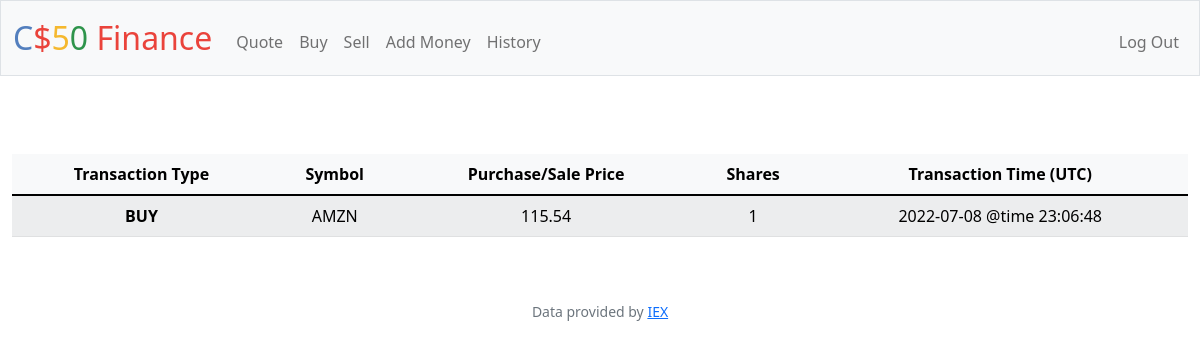
Page /history (signed in) on the earlier database version.
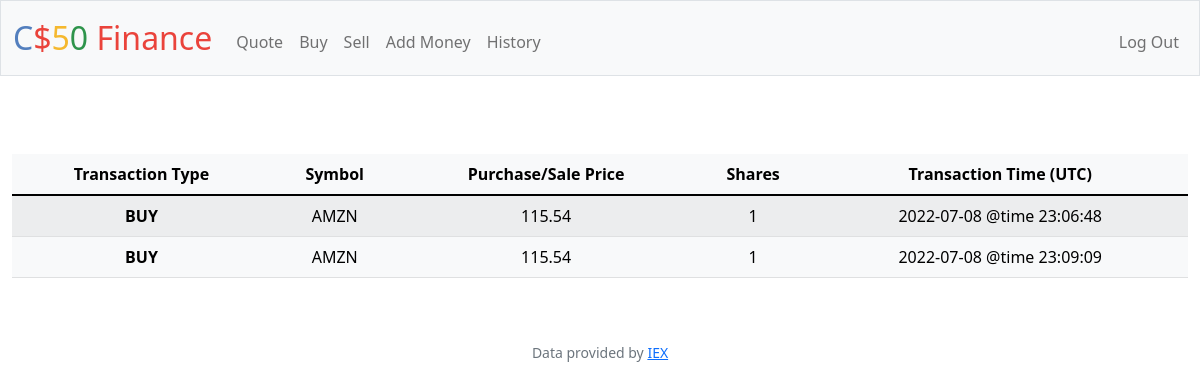
Same page on the later database version.
### tables this page shows
CREATE TABLE orders (user_id, symbol, shares, price, timestamp);

### app.py (the view)
@app.route("/history")
@login_required
def history():
    rows = db.execute("SELECT symbol, shares, price, timestamp FROM orders WHERE user_id = ?", session["user_id"])
    if not rows:
        return apology("You have no transactions recorded")
    return render_template("history.html", rows = rows)

### app.py (called while the page is built)
@app.after_request
def after_request(response):
    response.headers["Cache-Control"] = "no-cache, no-store, must-revalidate"
    response.headers["Expires"] = 0
    response.headers["Pragma"] = "no-cache"
    return response

### helpers.py (called while the page is built)
def login_required(f):
    @wraps(f)
    def decorated_function(*args, **kwargs):
        if session.get("user_id") is None:
            return redirect("/login")
        return f(*args, **kwargs)
    return decorated_function

### templates/history.html (shortened to what this page needs)
{% extends "layout.html" %}
{% block main %}
    <table style='margin-top: 30px' class="table table-striped table-light">
        <thead>
        <tr>
            <th scope="col"> Transaction Type </th>
            <th scope="col"> Symbol </th>
            <th scope="col"> Purchase/Sale Price </th>
            <th scope="col"> Shares </th>
            <th scope="col"> Transaction Time (UTC) </th>
        </tr>
        </thead>
        <tbody>
            {% for row in rows %}
            <tr>
                <th scope="row">
                    {{ "BUY" if row["shares"] > 0 else "SELL" }}
                </th>
                <td>  {{ row["symbol"] }}  </td>
                <td>  {{ row["price"] }}  </td>
                <td>  {{ row["shares"]|abs }}  </td>
                <td>  {{ row["timestamp"] }}  </td>
            </tr>
            {% endfor %}
        </body>
{% endblock %}

### templates/layout.html (shortened to what this page needs)
<!DOCTYPE html>
<html lang="en">
    <head>
        <link href="https://cdn.jsdelivr.net/npm/bootstrap@5.1.3/dist/css/bootstrap.min.css" rel="stylesheet">
        <link href="/static/styles.css" rel="stylesheet">
    </head>
    <body>
        <nav class="bg-light border navbar navbar-expand-md navbar-light">
            <div class="container-fluid">
                <a class="navbar-brand" href="/"><span class="blue">C</span><span class="red">$</span><span class="yellow">5</span><span class="green">0</span> <span class="red">Finance</span></a>
                <div class="collapse navbar-collapse" id="navbar">
                    {% if session["user_id"] %}
                        <ul class="navbar-nav me-auto mt-2">
                            <li class="nav-item"><a class="nav-link" href="/quote">Quote</a></li>
                            <li class="nav-item"><a class="nav-link" href="/buy">Buy</a></li>
                            <li class="nav-item"><a class="nav-link" href="/sell">Sell</a></li>
                            <li class="nav-item"><a class="nav-link" href="/add_cash">Add Money</a></li>
                            <li class="nav-item"><a class="nav-link" href="/history">History</a></li>
                        </ul>
                        <ul class="navbar-nav ms-auto mt-2">
                            <li class="nav-item"><a class="nav-link" href="/logout">Log Out</a></li>
                        </ul>
                    {% else %}
                        <ul class="navbar-nav ms-auto mt-2">
                            <li class="nav-item"><a class="nav-link" href="/register">Register</a></li>
                            <li class="nav-item"><a class="nav-link" href="/login">Log In</a></li>
                        </ul>
                    {% endif %}
                </div>
            </div>
        </nav>
        <main class="container-fluid py-5 text-center">
            {% block main %}{% endblock %}
        <footer class="mb-5 small text-center text-muted">
            Data provided by <a href="https://iexcloud.io/">IEX</a>
        </footer>
    </body>
</html>

### static/styles.css (style rules this page uses)
nav .navbar-brand { font-size: xx-large; }
nav .navbar-brand .blue { color: #537fbe; }
nav .navbar-brand .red { color: #ea433b; }
nav .navbar-brand .yellow { color: #f5b82e; }
nav .navbar-brand .green { color: #2e944b; }
main { overflow-x: auto; text-align: center; }

Differences in the rows shown:
added orders: shares "BUY", symbol "AMZN", price "115.54", shares|abs "1", timestamp "2022-07-08 @time 23:09:09"
